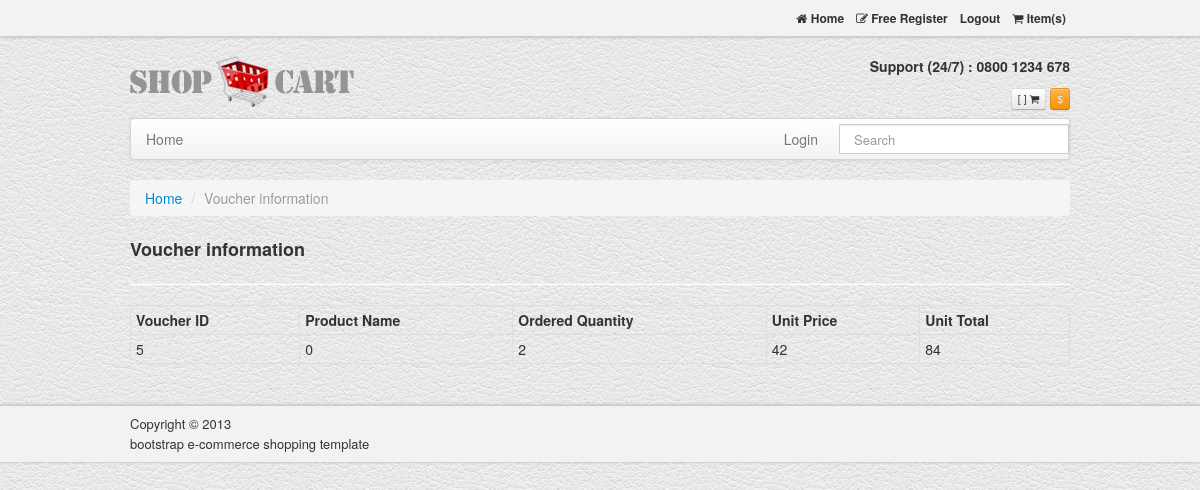
The app's page /show_voucher_information.php?id=5 (signed in) with its own data.
### tables this page shows
CREATE TABLE `voucher_info` (
  `v_id` int(11) NOT NULL,
  `item_name` varchar(30) NOT NULL,
  `ordered_quantity` int(11) NOT NULL,
  `unit_price` int(11) NOT NULL
);

### show_voucher_information.php (the view, shortened to what this page needs)
<?php
include('connection.php');
$id = $_GET['id'];
$voucher_query = "SELECT * FROM voucher_info where v_id = '$id'";
$result = $connection->query($voucher_query);
?>
<!DOCTYPE html>
<html lang="en">
<head>
    <link href="assets/css/bootstrap.css" rel="stylesheet"/>
    <link href="assets/css/style.css" rel="stylesheet"/>
    <link href="assets/font-awesome/css/font-awesome.css" rel="stylesheet">
</head>
<body>
<div class="navbar navbar-inverse navbar-fixed-top">
    <div class="topNav">
        <div class="container">
            <div class="alignR">
                <a href="index.php"> <span class="icon-home"></span> Home</a>
                <a href="login.php"><span class="icon-edit"></span> Free Register </a>
                <a href="logout.php"><?php if (isset($_SESSION['user'])) echo "Logout"; ?></a>
                <a href="cart.php"><span class="icon-shopping-cart"></span> <?php if (isset($_SESSION["cart"]))
                        echo count($_SESSION["cart"]); ?> Item(s)</a>
            </div>
        </div>
    </div>
</div>
<div class="container">
    <header id="header">
        <div class="row">
            <div class="span4">
                <h1>
                    <a class="logo" href="index.php"><span>Twitter Bootstrap ecommerce template</span>
                        <img src="assets/img/logo-bootstrap-shoping-cart.png" alt="bootstrap sexy shop">
                    </a>
                </h1>
            </div>
            <div class="span8 alignR">
                <p><br> <strong> Support (24/7) : 0800 1234 678 </strong><br><br></p>
                <span class="btn btn-mini">[ <?php if (isset($_SESSION["cart"]))
                        echo count($_SESSION["cart"]); ?> ] <span
                            class="icon-shopping-cart"></span></span>
                <span class="btn btn-warning btn-mini">$</span>
            </div>
        </div>
    </header>
    <div class="navbar">
        <div class="navbar-inner">
            <div class="container">
                <div class="nav-collapse">
                    <ul class="nav">
                        <li class=""><a href="index.php">Home </a></li>
                    </ul>
                    <form action="search.php" method="post" class="navbar-search pull-right">
                        <input type="text" name="search_name" placeholder="Search" class="search-query span2">
                    </form>
                    <ul class="nav pull-right">
                        <li class="dropdown">
                            <a href="login.php"> Login </a>
                        </li>
                    </ul>
                </div>
            </div>
        </div>
    </div>
    <div class="row">
        <div class="span12">
            <ul class="breadcrumb">
                <li><a href="index.php">Home</a> <span class="divider">/</span></li>
                <li class="active">Voucher information</li>
            </ul>
            <h3> Voucher information</h3>
            <hr class="soft"/>
            <div class="row">
                <div class="span12">
                    <table class="table table-bordered table-condensed">
                        <thead>
                        <th>Voucher ID</th>
                        <th>Product Name</th>
                        <th>Ordered Quantity</th>
                        <th>Unit Price</th>
                        <th>Unit Total</th>
                        </thead>
                        <tbody>
                        <?php while ($row = $result->fetch_assoc()) {
                            echo "<tr><td>" . $row['v_id'] . "</td>";
                            echo "<td>" . $row['item_name'] . "</td>";
                            echo "<td>" . $row['ordered_quantity'] . "</td>";
                            echo "<td>" . $row['unit_price'] . "</td>";
                            echo "<td>" . $row['ordered_quantity'] * $row['unit_price'] . "</td>";
                            echo "</tr>";
                        }
                        ?>
                        </tbody>
                    </table>
                </div>
                <div class="span1"> &nbsp;</div>
            </div>
            <div class="span12">
            </div>
        </div>
    </div>
</div>
<div class="copyright">
    <div class="container">
        <span>Copyright &copy; 2013<br> bootstrap e-commerce shopping template</span>
    </div>
</div>
</body>
</html>

### assets/css/style.css (style rules this page uses)
body { background:url(assets/img/white_leather.png) repeat 0 0; }
#header { padding:8px 0 8px; }
#header a { text-decoration:none }
#header p { padding:0; margin:0; line-height:1em; font-size:100% }
#header h1 { margin:0;line-height:1em }
#header { padding-top:44px; }
.logo { padding-top: 11px;display: block; }
h3 { font-size: 18px;line-height: 1.5em; }
.navbar-inner { padding-left: 0;padding-right: 0; }
.alignR { text-align:right; }
.navbar .nav , .marginLess { margin:0 }
.navbar-search .search-query { padding: 4px 14px;-moz-border-radius: 1px;-webkit-border-radius: 1px;border-radius: 1px;line-height: 1.5em; min-width: 200px; }
.navbar-search { margin-left:6px; }
.copyright { clear: both; padding: 8px; border-top: 1px solid #CCC; font-size: 13px; background: #f2f2f2; box-shadow: 0 0 3px #B1AFAF; }
.topNav { padding: 0;border-bottom: 1px solid #CCC;background: #f2f2f2;box-shadow: 0 0 3px #B1AFAF; }
.topNav a { color:#333; font-size:12px; font-weight:bold; display:inline-block; padding:8px 4px; }

### records on screen
voucher_info: v "5", item_name "0", ordered_quantity "2", unit_price "42", $row['ordered_quantity'] * $row['unit_price'] "84"
